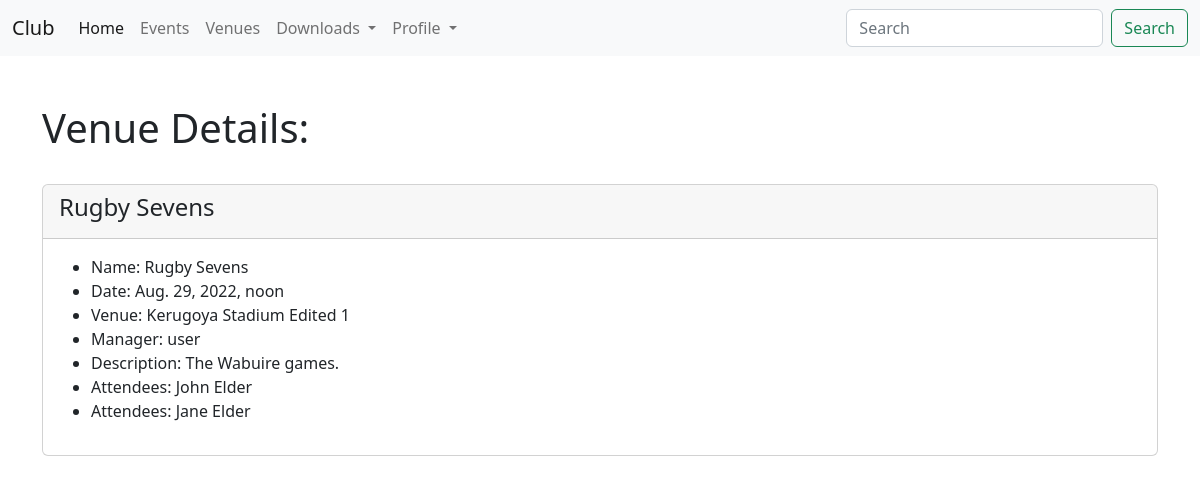
Screenshot of /eventdetail/2 with the database file from the repository.
### myapp/models.py (models this page shows, shortened)
class Event(models.Model):
    name = models.CharField(max_length=200)
    event_date = models.DateTimeField()
    venue = models.ForeignKey(Venue, blank=True, null=True, on_delete=models.CASCADE)
    manager = models.ForeignKey(User, blank=True, null=True, on_delete=models.SET_NULL)
    description = models.TextField(blank=True)
    attendees = models.ManyToManyField(MyClubUser, blank=True)
    approved = models.BooleanField(default=False)
    def __str__(self):
        return self.name

class Venue(models.Model):
    name = models.CharField(max_length=150)
    address = models.CharField(max_length=150)
    zip_code = models.CharField(max_length=150)
    phone = models.CharField(max_length=10)
    web = models.URLField(max_length=50, blank=True)
    email_address = models.EmailField()
    owner = models.IntegerField(blank=False, default=1)
    image = models.ImageField(blank=True, null=True, upload_to='images/')
    def __str__(self):
        return self.name

class MyClubUser(models.Model):
    first_name = models.CharField(max_length=100)
    last_name = models.CharField(max_length=100)
    email = models.EmailField()
    def __str__(self):
        return self.first_name + ' ' + self.last_name

### myapp/views.py (the view)
# urls.py: path('eventdetail/<event_id>', views.eventdetailview, name="eventdetail"),
def eventdetailview(request, event_id):
    event = Event.objects.get(pk=event_id)
    return render(request, 'eventdetail.html', {'event':event})

### templates/eventdetail.html (shortened to what this page needs)
{% extends 'base.html' %}
{% block content %}
<h1>Venue Details:</h1>
<br/>
<div class="card">
    <div class="card-header">
      <h4>{{event}}</h4>
    </div>
    <ul>
    <div class="card-body">
      <li><h7 class="card-title">Name: {{event.name}}</h7></li>
      <li><h7 class="card-title">Date: {{event.event_date}}</h7></li>
      <li><h7 class="card-title">Venue: {{event.venue}}</h7></li>
      <li><h7 class="card-title">Manager: {{event.manager}}</h7></li>
      <li><h7 class="card-title">Description: {{event.description}}</h7></li>
      {% for attendee in event.attendees.all %}
      <li><h7 class="card-title">Attendees: {{attendee}}</h7></li>
      {% endfor %}
    </div>
    </ul>
</div>
<br/>
{% endblock %}

### rows the page displays
Event: name "Rugby Sevens", event_date "Aug. 29, 2022, noon", venue "Kerugoya Stadium Edited 1", manager "user", description "The Wabuire games."
MyClubUser: first_name+last_name "John Elder"
MyClubUser: first_name+last_name "Jane Elder"
